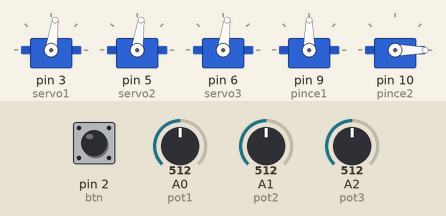
Simulated run of this sketch. Board: Arduino Uno, built with avr-gcc and run on an emulated ATmega328P. Shown: 5 × servo. The test bench sets the inputs (shaded band); at power-on: A0 (pot1) = 512, A1 (pot2) = 512, A2 (pot3) = 512, pin 2 (btn) HIGH.

Above: at 1.2 s.
1.3 s: A0 (pot1) set to 716
At 2.5 s:
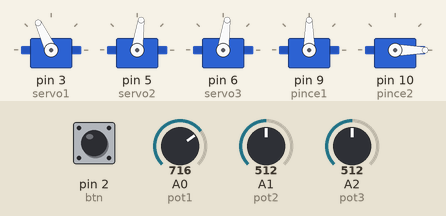
2.8 s: A1 (pot2) set to 716
At 3.8 s:
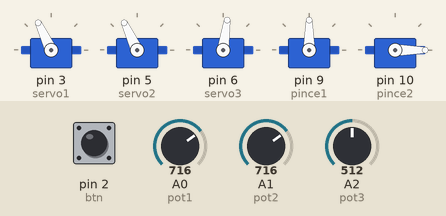
4.3 s: A2 (pot3) set to 716
At 5.0 s:
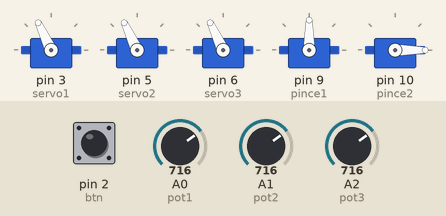
5.8 s: pin 2 (btn) pulled LOW for 0.15 s
At 5.87 s:
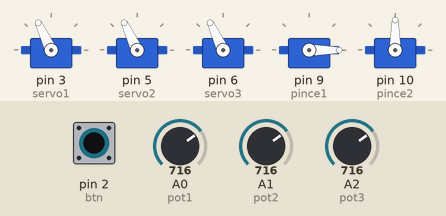
7.4 s: A0 (pot1) set to 900
At 8.6 s:
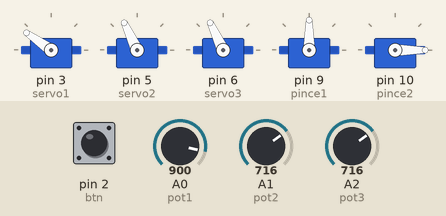
8.9 s: A1 (pot2) set to 900
At 9.7 s:
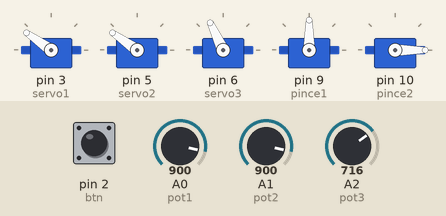
Timing chart, 0 to 11.4 s (numbered marks = the images above; inputs shaded):
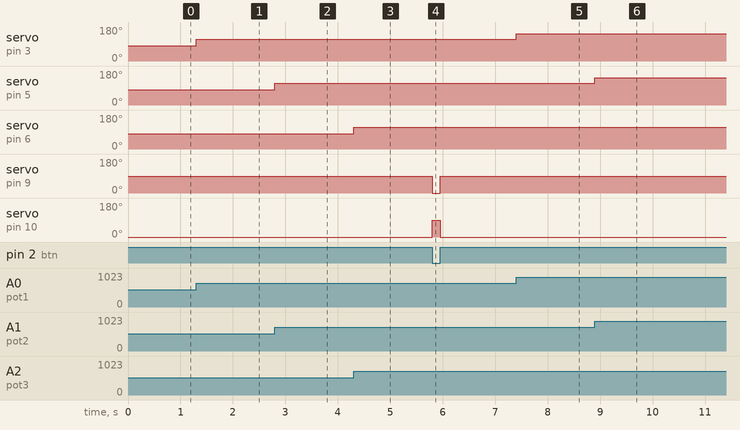

Measured:
- after the input at 1.3 s, servo on pin 3 (servo1): 82° → 115° at once
- after the input at 2.8 s, servo on pin 5 (servo2): 82° → 115° at once
- after the input at 4.3 s, servo on pin 6 (servo3): 82° → 115° at once
- after the input at 5.8 s, servo on pin 9 (pince1): 90° → 0° at once, → 90° 0.15 s later; servo on pin 10 (pince2): 0° → 90° at once, → 0° 0.15 s later
- after the input at 7.4 s, servo on pin 3 (servo1): 115° → 145° at once
- after the input at 8.9 s, servo on pin 5 (servo2): 115° → 145° at once

The sketch:

arm2.ino
```cpp
#include <Servo.h>
Servo servo1,servo2,servo3,pince1,pince2;
int pot1=A0;
int pot2=A1;
int pot3=A2;
int btn = 2;
int val1,val2,val3;

void setup() {
  pinMode(btn,INPUT);
  servo1.attach(3);
  servo2.attach(5);
  servo3.attach(6);
  pince1.attach(9);
  pince2.attach(10);

}
void loop() {
   if(digitalRead(btn)==LOW){

     pince2.write(90);
     pince1.write(0);

  }
  else {
    pince2.write(0);
    pince1.write(90);
  }


 val1=map(analogRead(pot1),0,1023,0,165);
 val2=map(analogRead(pot2),0,1023,0,165);
 val3=map(analogRead(pot3),0,1023,0,165);
 servo1.write(val1);
 servo2.write(val2);
 servo3.write(val3);

 }
```
